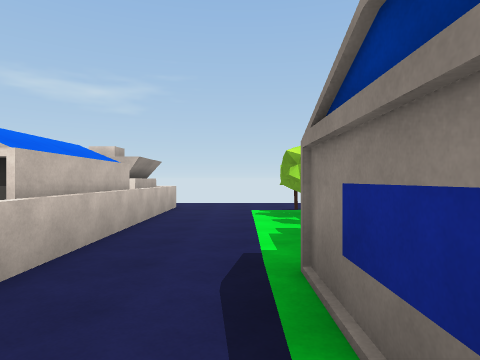
view 1 (above)

16 first-person views from a walk through a 3-D level made in the Unity game engine. The camera is 1.5 m above the floor, looks level and sees 75° across. The floor is counted in squares, 2 m on a side. Each view is taken from the middle of a square. On the plan, view 1 faces up. The plan holds only what a view shows up to about 10 squares ahead; the rest is blank. The place goes on beyond the plan. The player character is not drawn.

view 2
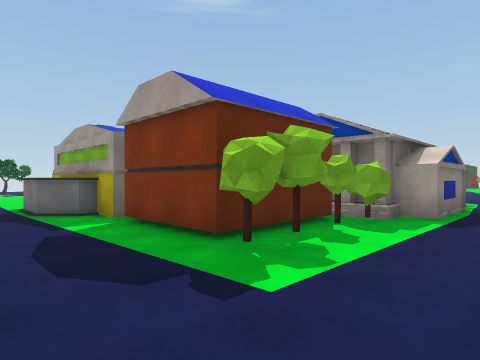

view 3
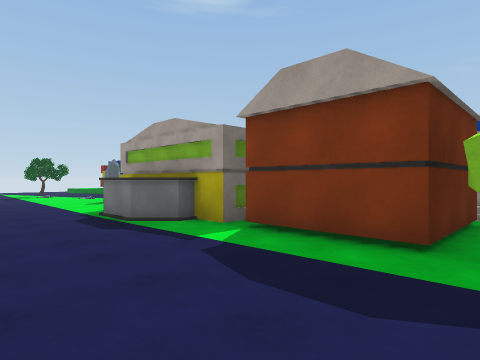

view 4
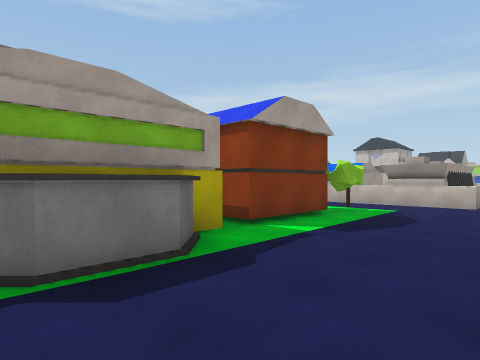

view 5
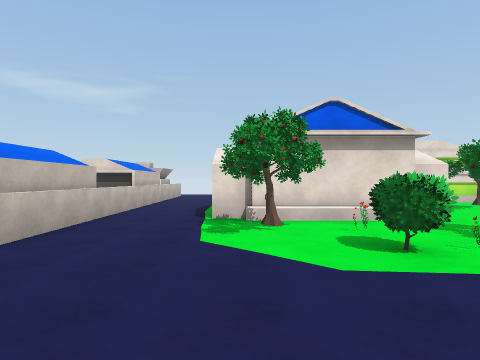

view 6
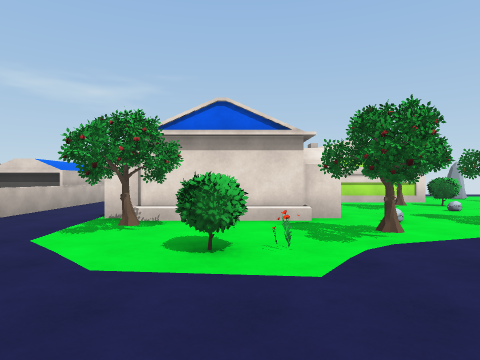

view 7
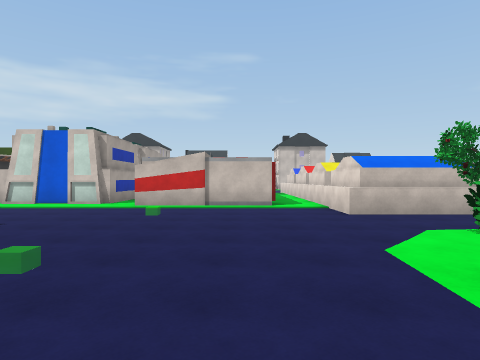

view 8
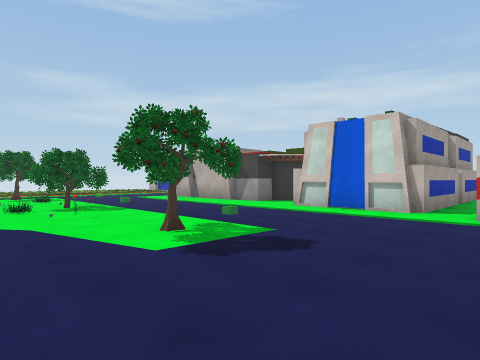

view 9
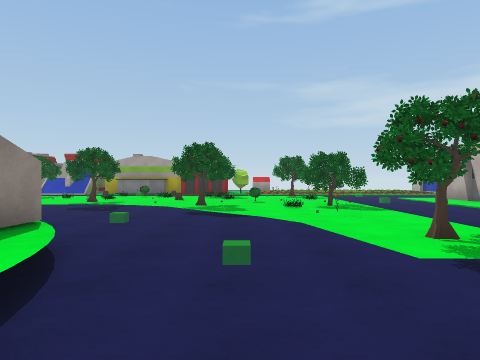

view 10
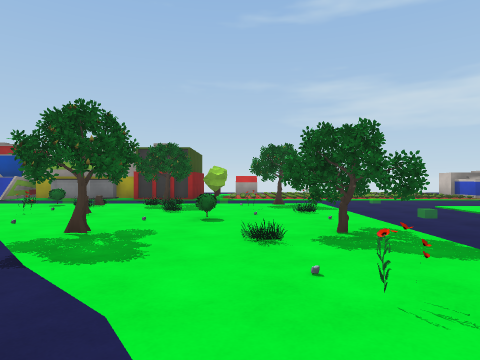

view 11
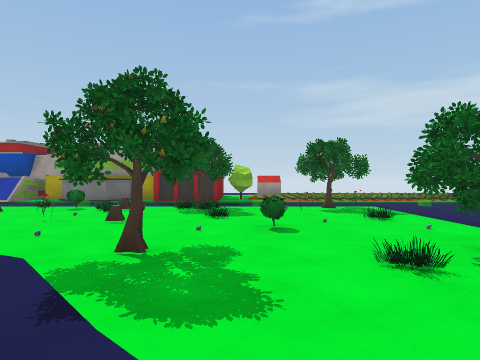

view 12
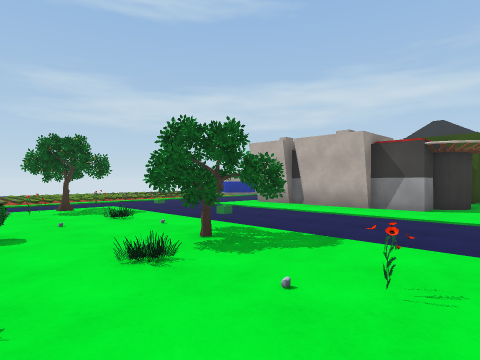

view 13
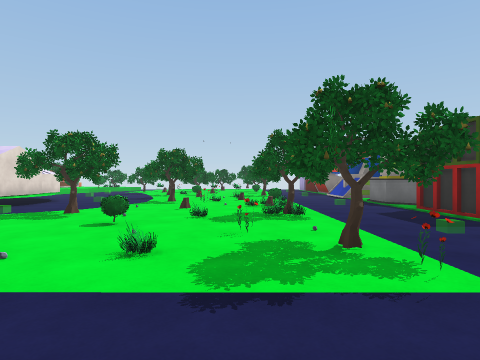

view 14
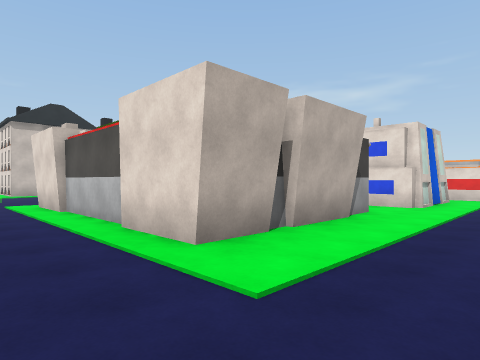

view 15
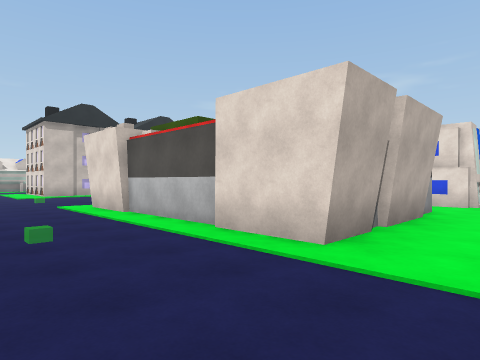

view 16
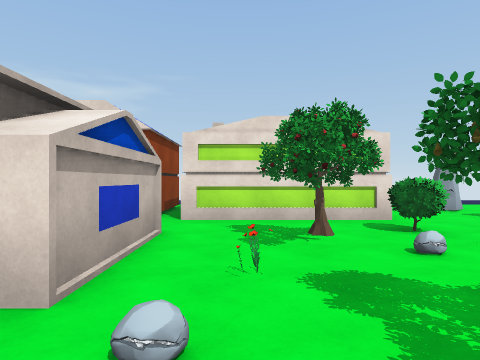

### Floor plan
Key: @ floor where view 1 was taken; # wall or solid block; . main floor; : floor 0.25 m higher than the main floor; + floor 0.5 m higher than the main floor; / step, stairs or slope; = window, fence, low wall or low ledge; ^ raised ledge; T tree; O other object.
Columns run from 14 left of view 1 to 8 right of it. Each row starts with its distance up from view 1.
 10             ...........
  9             ...........
  8           ##^..........
  7             #..O....OOO
  6             #..O####OOO
  5             #..O####O
  4             #..O#  ####
  3           ###..##  #..O
  2             =..##  #OOO
  1             =..##  #.O.
  0             #.@#####OT.
 -1             #..O.....TT
 -2          ####..OOOOO.
 -3          ........O.O.
 -4          .#.........
 -5           #.........
 -6           #........
 -7           #.......
 -8        .. #........
 -9      OOOOO.........+
-10          #....OO././##
-11         ##..../O/.../##
-12         #O..../:/......
-13         ....../O:/.....
-14         ##....T:O:T....
-15          #..../T::T:/..
-16          #..../::O:::TT
-17          #..../O:O::OT:
-18     ######..../:OT::O::
-19 ...##...##....OT::T:OO:
-20 .......................
-21  ......................
-22        ......... .OO..O

Where each view was taken, in squares from view 1:
view 1: 0 up, 0 right, facing up
view 2: 9 up, 1 left, facing down-right
view 3: 10 up, 1 right, facing down-right
view 4: 10 up, 8 right, facing down-left
view 5: 6 down, 1 right, facing up
view 6: 6 down, 3 right, facing up
view 7: 5 down, 5 right, facing left
view 8: 7 down, 3 right, facing down-left
view 9: 7 down, 3 right, facing down
view 10: 11 down, 2 right, facing down
view 11: 12 down, 3 right, facing down
view 12: 12 down, 3 right, facing down-left
view 13: 18 down, 2 left, facing right
view 14: 21 down, 2 left, facing up-left
view 15: 22 down, 3 left, facing up-left
view 16: 2 down, 6 right, facing up
